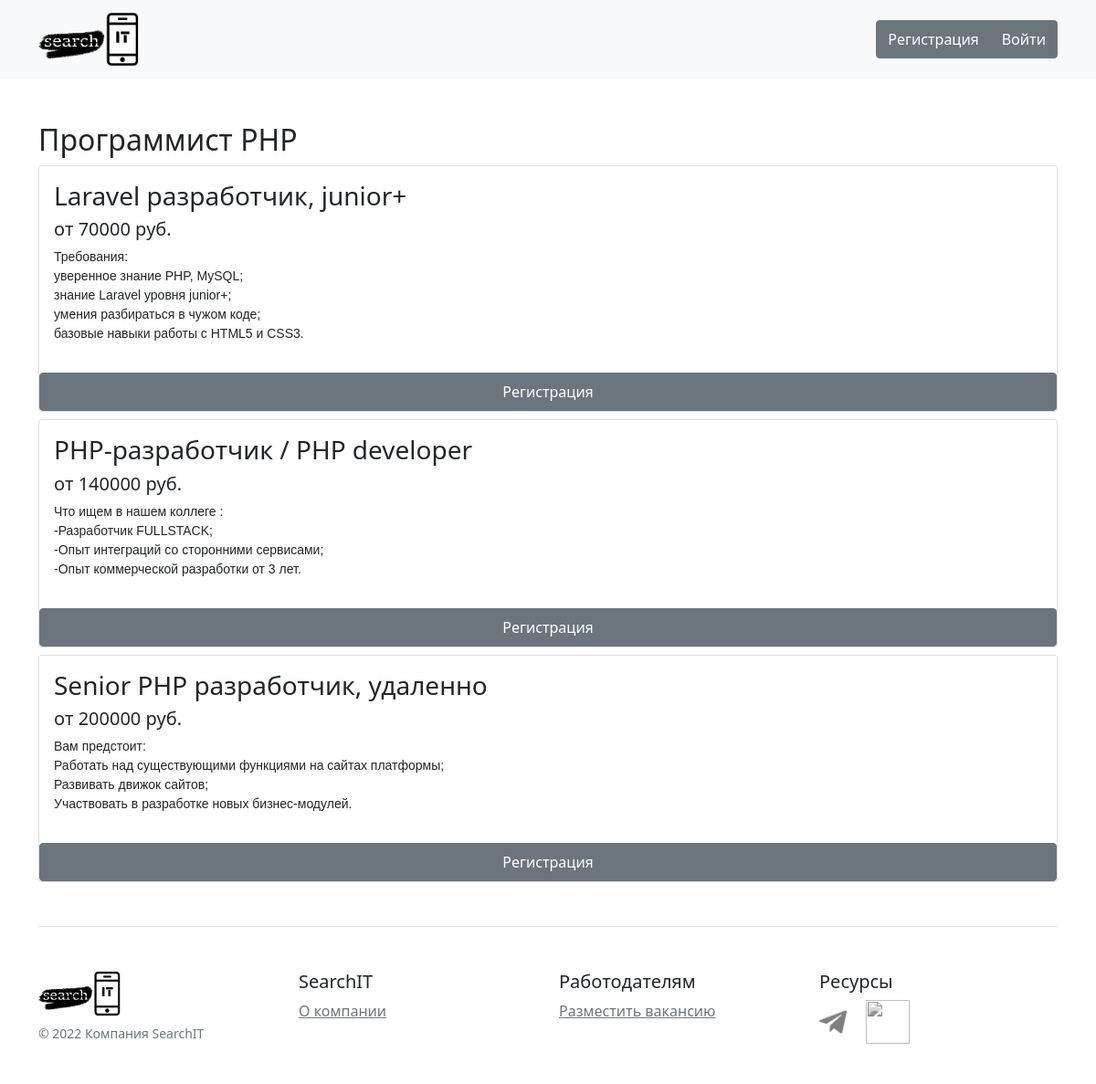
The page /category/5/ on the database its author committed.
### main/models.py (models this page shows, shortened)
class VacanciesCategory(models.Model):
    title = models.CharField('Название', max_length=32)
    task = models.TextField('Описание')
    def __str__(self):
        return self.title
    def vacancies(self):
        return Vacancy.objects.filter(category_id=self.id, status=1)
    class Meta:
        verbose_name = 'категорию'
        verbose_name_plural = 'категории'

class Vacancy(models.Model):
    STATUS_CHOICES = (
        (0, 'В рассмотрении'),
        (1, 'Принят'),
        (2, 'Не принят')
    )
    company_name = models.CharField('Название компании', max_length=255)
    mail = models.CharField('Почта', max_length=255)
    number = models.CharField('Телефон', max_length=12)
    status = models.IntegerField(choices=STATUS_CHOICES, default=0)
    category = models.ForeignKey(VacanciesCategory, models.CASCADE, verbose_name='Категория')
    title = models.CharField('Название вакансии', max_length=255)
    salary = models.IntegerField('Запрлата')
    text = models.TextField('Описание')
    def description(self):
        return (self.text[:200] + '..') if len(self.text) > 200 else self.text
    class Meta:
        verbose_name = 'вакансию'
        verbose_name_plural = 'вакансии'

### main/views.py (the view)
# urls.py: path('category/<int:pk>/', views.CategoryView.as_view(), name='vacancies_list'),
class CategoryView(generic.DetailView):
    model = VacanciesCategory
    template_name = 'main/vacancies_list.html'

### main/templates/main/vacancies_list.html (shortened to what this page needs)
{% extends 'base.html' %}
{% block content %}
    <div class="container mt-5">
        <h2>{{ vacanciescategory }}</h2>
        {% for vacancy in vacanciescategory.vacancies %}
            <div class="card mt-2">
                <div class="card-body">
                    <h3 class="card-title">{{ vacancy.title }}</h3>
                    <h5 class="card-title bold">от {{ vacancy.salary }} руб.</h5>
                    <pre style="font-family: sans-serif">{{ vacancy.description }}</pre>
                </div>
                {% if request.user.is_authenticated %}
                    <div class="card-footer">
                        <a class="btn btn-secondary float-end"
                           href="{% url 'create_summary' vacancy.id %}">Откликнуться</a>
                    </div>
                {% else %}
                    <a class="py-2 d-none d-md-inline-block btn btn-secondary"
                       href="{% url 'register' %}">Регистрация</a>
                {% endif %}
            </div>
        {% endfor %}
    </div>
{% endblock %}

### rows shown on the page
VacanciesCategory: title "Программист PHP"
Vacancy: title "Laravel разработчик, junior+", salary "70000", description "Требования: уверенное знание PHP, MySQL; знание Laravel уровня junior+; умения разбираться в чужом коде; базовые навыки работы с HTML5 и CSS3."
Vacancy: title "PHP-разработчик / PHP developer", salary "140000", description "Что ищем в нашем коллеге : -Разработчик FULLSTACK; -Опыт интеграций со сторонними сервисами; -Опыт коммерческой разработки от 3 лет."
Vacancy: title "Senior PHP разработчик, удаленно", salary "200000", description "Вам предстоит: Работать над существующими функциями на сайтах платформы; Развивать движок сайтов; Участвовать в разработке новых бизнес-модулей."
